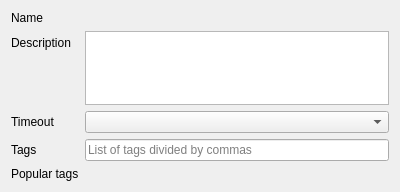
<?xml version="1.0" encoding="UTF-8"?>
<ui version="4.0">
 <class>BookmarkWidget</class>
 <widget class="QWidget" name="BookmarkWidget">
  <property name="geometry">
   <rect>
    <x>0</x>
    <y>0</y>
    <width>400</width>
    <height>192</height>
   </rect>
  </property>
  <layout class="QFormLayout" name="formLayout_2">
   <property name="fieldGrowthPolicy">
    <enum>QFormLayout::AllNonFixedFieldsGrow</enum>
   </property>
   <item row="0" column="0">
    <widget class="QLabel" name="nameLabel">
     <property name="text">
      <string>Name</string>
     </property>
    </widget>
   </item>
   <item row="0" column="1">
    <widget class="QnInputField" name="nameInputField" native="true"/>
   </item>
   <item row="1" column="0">
    <widget class="QLabel" name="descriptionLabel">
     <property name="text">
      <string>Description</string>
     </property>
     <property name="buddy">
      <cstring>descriptionTextEdit</cstring>
     </property>
    </widget>
   </item>
   <item row="1" column="1">
    <widget class="QPlainTextEdit" name="descriptionTextEdit">
     <property name="tabChangesFocus">
      <bool>true</bool>
     </property>
    </widget>
   </item>
   <item row="3" column="0">
    <widget class="QLabel" name="timeoutLabel">
     <property name="text">
      <string>Timeout</string>
     </property>
     <property name="buddy">
      <cstring>timeoutComboBox</cstring>
     </property>
    </widget>
   </item>
   <item row="3" column="1">
    <widget class="QComboBox" name="timeoutComboBox"/>
   </item>
   <item row="4" column="0">
    <widget class="QLabel" name="tagsLabel">
     <property name="text">
      <string>Tags</string>
     </property>
     <property name="buddy">
      <cstring>tagsLineEdit</cstring>
     </property>
    </widget>
   </item>
   <item row="4" column="1">
    <widget class="QWidget" name="tagsWidget" native="true">
     <layout class="QVBoxLayout" name="verticalLayout">
      <property name="leftMargin">
       <number>0</number>
      </property>
      <property name="topMargin">
       <number>0</number>
      </property>
      <property name="rightMargin">
       <number>0</number>
      </property>
      <property name="bottomMargin">
       <number>0</number>
      </property>
      <item>
       <widget class="QLineEdit" name="tagsLineEdit">
        <property name="placeholderText">
         <string>List of tags divided by commas</string>
        </property>
       </widget>
      </item>
     </layout>
    </widget>
   </item>
   <item row="5" column="0">
    <widget class="QLabel" name="label">
     <property name="text">
      <string>Popular tags</string>
     </property>
    </widget>
   </item>
   <item row="5" column="1">
    <widget class="QLabel" name="tagsListLabel">
     <property name="text">
      <string/>
     </property>
     <property name="wordWrap">
      <bool>true</bool>
     </property>
     <property name="textInteractionFlags">
      <set>Qt::LinksAccessibleByKeyboard|Qt::LinksAccessibleByMouse</set>
     </property>
    </widget>
   </item>
  </layout>
 </widget>
 <customwidgets>
  <customwidget>
   <class>QnInputField</class>
   <extends>QWidget</extends>
   <header location="global">ui/widgets/common/input_field.h</header>
   <container>1</container>
  </customwidget>
 </customwidgets>
 <tabstops>
  <tabstop>descriptionTextEdit</tabstop>
  <tabstop>timeoutComboBox</tabstop>
 </tabstops>
 <resources/>
 <connections/>
</ui>
